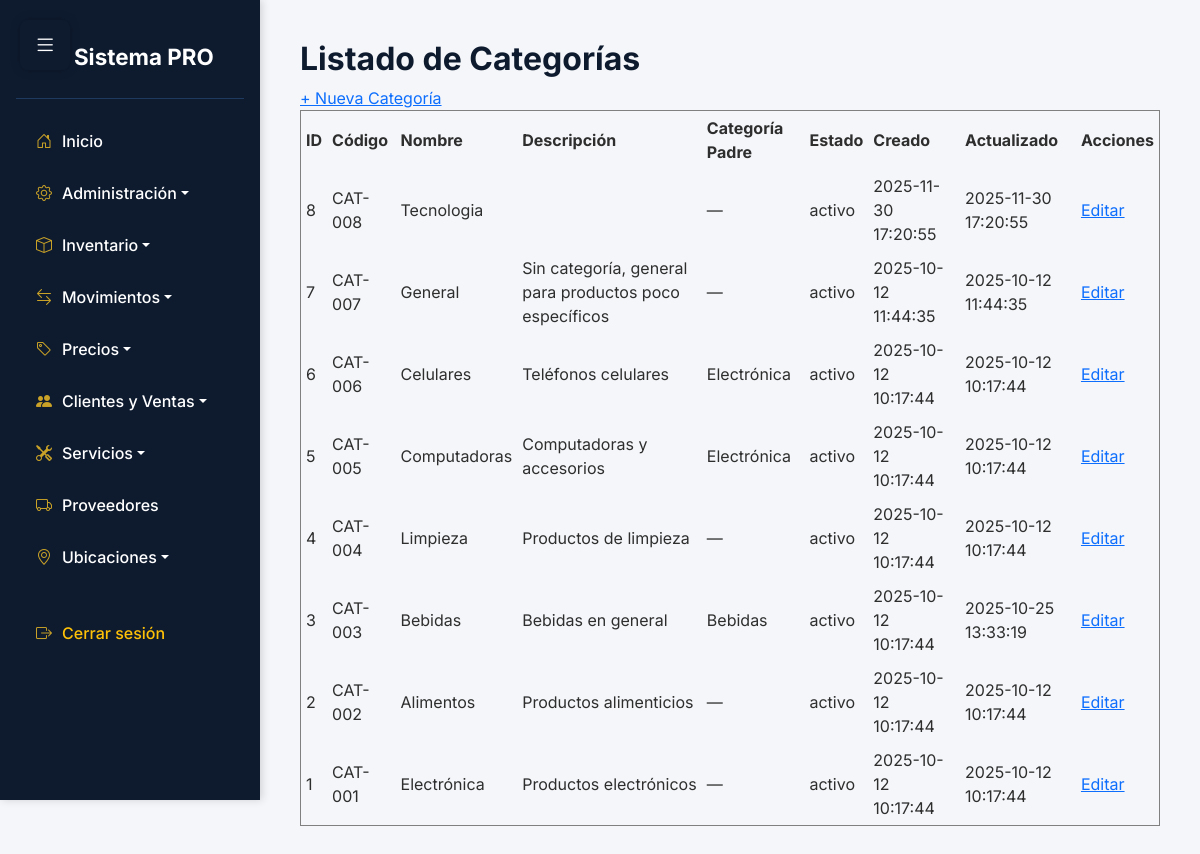
Page /app/vista/Categoria/listar.php (signed in) on the committed database.
### tables this page shows
CREATE TABLE `categorias` (
  `id` int NOT NULL,
  `codigo` varchar(20) NOT NULL,
  `nombre` varchar(100) NOT NULL,
  `descripcion` text,
  `categoria_padre_id` int DEFAULT NULL COMMENT 'Para subcategorías',
  `estado_id` int NOT NULL DEFAULT '1',
  `usuario_creador_id` int DEFAULT NULL,
  `usuario_modificador_id` int DEFAULT NULL,
  `creado_en` datetime DEFAULT CURRENT_TIMESTAMP,
  `actualizado_en` datetime DEFAULT CURRENT_TIMESTAMP ON UPDATE CURRENT_TIMESTAMP
);

CREATE TABLE `bitacora_estados` (
  `id` int NOT NULL,
  `nombre` varchar(50) NOT NULL,
  `descripcion` text,
  `creado_en` datetime DEFAULT CURRENT_TIMESTAMP,
  `actualizado_en` datetime DEFAULT CURRENT_TIMESTAMP ON UPDATE CURRENT_TIMESTAMP
);

### app/Conexion/Conexion.php (called while the page is built)
<?php
class Conexion {
    private $conexion;
    private $host = 'localhost';
    private $dbName = 'aegis';
    private $username = 'root';
    private $password = '';
    public function __construct() {
        try {
            $this->conexion = new PDO(
                "mysql:host=$this->host;dbname=$this->dbName",
                $this->username,
                $this->password
            );
            $this->conexion->setAttribute(PDO::ATTR_ERRMODE, PDO::ERRMODE_EXCEPTION);
        } catch (PDOException $e) {
            die("Error de conexión: " . $e->getMessage());
        }
    }
    public function getConexion() {
        return $this->conexion;
    }
}
?>

### app/Controlador/CategoriasControlador.php (called while the page is built, shortened)
<?php
require_once __DIR__ . '/../Modelo/Categorias.php';
class CategoriasControlador {
    private $modelo;
    public function __construct() {
        $this->modelo = new Categoria();
    }
    public function listar() {
        return $this->modelo->listar();
    }
}

### app/Modelo/Categorias.php (called while the page is built, shortened)
<?php
require_once __DIR__ . '/../Conexion/Conexion.php';
class Categoria {
    private $conexion;
    public function __construct() {
        $this->conexion = new Conexion();
    }
    public function listar() {
        $sql = "SELECT c.id, c.codigo, c.nombre, c.descripcion,
                       cp.nombre AS categoria_padre,
                       e.nombre AS estado,
                       c.creado_en, c.actualizado_en
                FROM categorias c
                LEFT JOIN categorias cp ON c.categoria_padre_id = cp.id
                INNER JOIN bitacora_estados e ON c.estado_id = e.id
                ORDER BY c.id DESC";
        $stmt = $this->conexion->getConexion()->prepare($sql);
        $stmt->execute();
        return $stmt->fetchAll(PDO::FETCH_ASSOC);
    }
}

### app/Vista/Categoria/listar.php (the view, shortened to what this page needs)
<?php
require_once '../../Controlador/CategoriasControlador.php';
include '../../../includes/sidebar.php';
$controlador = new CategoriasControlador();
$categorias = $controlador->listar();
?>
<h2>Listado de Categorías</h2>
<a href="nuevo.php">+ Nueva Categoría</a>
<table border="1" cellpadding="5" cellspacing="0">
    <thead>
        <tr>
            <th>ID</th>
            <th>Código</th>
            <th>Nombre</th>
            <th>Descripción</th>
            <th>Categoría Padre</th>
            <th>Estado</th>
            <th>Creado</th>
            <th>Actualizado</th>
            <th>Acciones</th>
        </tr>
    </thead>
    <tbody>
        <?php foreach ($categorias as $c): ?>
            <tr>
                <td><?= $c['id'] ?></td>
                <td><?= htmlspecialchars($c['codigo']) ?></td>
                <td><?= htmlspecialchars($c['nombre']) ?></td>
                <td><?= htmlspecialchars($c['descripcion']) ?></td>
                <td><?= htmlspecialchars($c['categoria_padre'] ?? '—') ?></td>
                <td><?= htmlspecialchars($c['estado']) ?></td>
                <td><?= $c['creado_en'] ?></td>
                <td><?= $c['actualizado_en'] ?></td>
                <td>
                    <a href="editar.php?id=<?= $c['id'] ?>">Editar</a>
                </td>
            </tr>
        <?php endforeach; ?>
    </tbody>
</table>

### includes/sidebar.php (style rules this page uses)
:root { --sidebar-bg: #0e1b2f; --sidebar-hover: #1f3a5f; --accent-gold: #c9a227; --body-bg: #f4f6f9; --text-light: #ffffff; --text-dark: #2e2e2e; }
body { font-family: 'Inter', sans-serif; background-color: var(--body-bg); color: var(--text-dark); margin: 0; padding: 0; }
h1, h2, h3 { color: var(--sidebar-bg); font-weight: 700; }

### rows in the picture
categorias: id "8", codigo "CAT-008", nombre "Tecnologia", categoria_padre "—", bitacora_estados.nombre "activo", creado_en "2025-11-30 17:20:55", actualizado_en "2025-11-30 17:20:55"
categorias: id "7", codigo "CAT-007", nombre "General", descripcion "Sin categoría, general para productos poco específicos", categoria_padre "—", bitacora_estados.nombre "activo", creado_en "2025-10-12 11:44:35", actualizado_en "2025-10-12 11:44:35"
categorias: id "6", codigo "CAT-006", nombre "Celulares", descripcion "Teléfonos celulares", categoria_padre.nombre "Electrónica", bitacora_estados.nombre "activo", creado_en "2025-10-12 10:17:44", actualizado_en "2025-10-12 10:17:44"
categorias: id "5", codigo "CAT-005", nombre "Computadoras", descripcion "Computadoras y accesorios", categoria_padre.nombre "Electrónica", bitacora_estados.nombre "activo", creado_en "2025-10-12 10:17:44", actualizado_en "2025-10-12 10:17:44"
categorias: id "4", codigo "CAT-004", nombre "Limpieza", descripcion "Productos de limpieza", categoria_padre "—", bitacora_estados.nombre "activo", creado_en "2025-10-12 10:17:44", actualizado_en "2025-10-12 10:17:44"
categorias: id "3", codigo "CAT-003", nombre "Bebidas", descripcion "Bebidas en general", bitacora_estados.nombre "activo", creado_en "2025-10-12 10:17:44", actualizado_en "2025-10-25 13:33:19"
categorias: id "2", codigo "CAT-002", nombre "Alimentos", descripcion "Productos alimenticios", categoria_padre "—", bitacora_estados.nombre "activo", creado_en "2025-10-12 10:17:44", actualizado_en "2025-10-12 10:17:44"
categorias: id "1", codigo "CAT-001", nombre "Electrónica", descripcion "Productos electrónicos", categoria_padre "—", bitacora_estados.nombre "activo", creado_en "2025-10-12 10:17:44", actualizado_en "2025-10-12 10:17:44"
